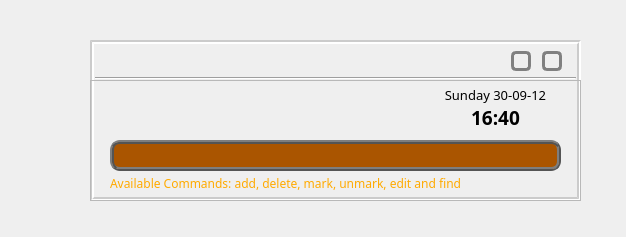
<?xml version="1.0" encoding="UTF-8"?>
<ui version="4.0">
 <class>MainWindow</class>
 <widget class="QMainWindow" name="MainWindow">
  <property name="windowModality">
   <enum>Qt::NonModal</enum>
  </property>
  <property name="enabled">
   <bool>true</bool>
  </property>
  <property name="geometry">
   <rect>
    <x>0</x>
    <y>0</y>
    <width>626</width>
    <height>237</height>
   </rect>
  </property>
  <property name="cursor">
   <cursorShape>ArrowCursor</cursorShape>
  </property>
  <property name="contextMenuPolicy">
   <enum>Qt::DefaultContextMenu</enum>
  </property>
  <property name="acceptDrops">
   <bool>false</bool>
  </property>
  <property name="windowTitle">
   <string>Test</string>
  </property>
  <property name="windowIcon">
   <iconset resource="Resource.qrc">
    <normaloff>:/bg/calendar.gif</normaloff>:/bg/calendar.gif</iconset>
  </property>
  <property name="windowOpacity">
   <double>1.000000000000000</double>
  </property>
  <property name="layoutDirection">
   <enum>Qt::LeftToRight</enum>
  </property>
  <property name="autoFillBackground">
   <bool>false</bool>
  </property>
  <property name="styleSheet">
   <string notr="true">#centralWidget
{
	
}</string>
  </property>
  <property name="documentMode">
   <bool>false</bool>
  </property>
  <property name="tabShape">
   <enum>QTabWidget::Rounded</enum>
  </property>
  <widget class="QWidget" name="centralWidget">
   <widget class="QFrame" name="frame">
    <property name="geometry">
     <rect>
      <x>90</x>
      <y>40</y>
      <width>491</width>
      <height>161</height>
     </rect>
    </property>
    <property name="styleSheet">
     <string notr="true">#frame
{
	background-image: url(:/bg/scenary.jpg);
	 border-style: groove;
     border-width: 4px;
     border-color:rgb(203, 203, 203); 

   
	
}</string>
    </property>
    <widget class="Line" name="line">
     <property name="geometry">
      <rect>
       <x>5</x>
       <y>30</y>
       <width>481</width>
       <height>16</height>
      </rect>
     </property>
     <property name="orientation">
      <enum>Qt::Horizontal</enum>
     </property>
    </widget>
    <widget class="QPushButton" name="pushButton">
     <property name="geometry">
      <rect>
       <x>452</x>
       <y>11</y>
       <width>20</width>
       <height>20</height>
      </rect>
     </property>
     <property name="styleSheet">
      <string notr="true">#pushButton
{
	border-style: solid;
	border-radius: 5px;
	border-width: 3px;
	border-color: gray;
}
#pushButton:hover 
{
	border-style: outset;
	border-radius: 5px;
	border-width:3px;
	border-color: gray;
}

#pushButton:pressed 
{
	border-style: inset;
	border-radius: 5px;
	border-width:3px;
	border-color: gray;
}</string>
     </property>
     <property name="text">
      <string/>
     </property>
     <property name="icon">
      <iconset resource="Resource.qrc">
       <normaloff>:/bg/exit.gif</normaloff>:/bg/exit.gif</iconset>
     </property>
     <property name="checkable">
      <bool>false</bool>
     </property>
     <property name="autoDefault">
      <bool>false</bool>
     </property>
     <property name="default">
      <bool>false</bool>
     </property>
     <property name="flat">
      <bool>false</bool>
     </property>
    </widget>
    <widget class="QLabel" name="label_3">
     <property name="geometry">
      <rect>
       <x>210</x>
       <y>10</y>
       <width>71</width>
       <height>21</height>
      </rect>
     </property>
     <property name="styleSheet">
      <string notr="true">#label_3
{
	background-image: url(:/bg/small.gif);
}</string>
     </property>
     <property name="text">
      <string/>
     </property>
    </widget>
    <widget class="QLabel" name="label_4">
     <property name="geometry">
      <rect>
       <x>-5</x>
       <y>-8</y>
       <width>491</width>
       <height>51</height>
      </rect>
     </property>
     <property name="styleSheet">
      <string notr="true">#label_4
{
	background-image: url(:/bg/2nd_testtitle.gif);
}</string>
     </property>
     <property name="text">
      <string/>
     </property>
    </widget>
    <widget class="QFrame" name="frame_2">
     <property name="geometry">
      <rect>
       <x>0</x>
       <y>40</y>
       <width>491</width>
       <height>121</height>
      </rect>
     </property>
     <property name="frameShape">
      <enum>QFrame::StyledPanel</enum>
     </property>
     <property name="frameShadow">
      <enum>QFrame::Raised</enum>
     </property>
     <widget class="QLineEdit" name="lineEdit">
      <property name="geometry">
       <rect>
        <x>20</x>
        <y>60</y>
        <width>451</width>
        <height>31</height>
       </rect>
      </property>
      <property name="font">
       <font>
        <family>Comic Sans MS</family>
        <pointsize>12</pointsize>
       </font>
      </property>
      <property name="toolTip">
       <string>Enter your commands here</string>
      </property>
      <property name="styleSheet">
       <string notr="true">#lineEdit 
{
	border-radius: 10px;
	border-style: ridge;
    border-width: 4px;
    border-color: rgb(84, 84, 84); 
	
	
	background-color: rgb(170, 85, 0);
}
</string>
      </property>
      <property name="text">
       <string/>
      </property>
     </widget>
     <widget class="QLabel" name="label">
      <property name="geometry">
       <rect>
        <x>20</x>
        <y>95</y>
        <width>451</width>
        <height>16</height>
       </rect>
      </property>
      <property name="font">
       <font>
        <family>MV Boli</family>
        <pointsize>9</pointsize>
       </font>
      </property>
      <property name="styleSheet">
       <string notr="true">#label_2
{

}</string>
      </property>
      <property name="text">
       <string>&lt;!DOCTYPE HTML PUBLIC &quot;-//W3C//DTD HTML 4.0//EN&quot; &quot;http://www.w3.org/TR/REC-html40/strict.dtd&quot;&gt;
&lt;html&gt;&lt;head&gt;&lt;meta name=&quot;qrichtext&quot; content=&quot;1&quot; /&gt;&lt;style type=&quot;text/css&quot;&gt;
p, li { white-space: pre-wrap; }
&lt;/style&gt;&lt;/head&gt;&lt;body style=&quot; font-family:'MV Boli'; font-size:9pt; font-weight:400; font-style:normal;&quot;&gt;
&lt;p style=&quot; margin-top:0px; margin-bottom:0px; margin-left:0px; margin-right:0px; -qt-block-indent:0; text-indent:0px;&quot;&gt;&lt;span style=&quot; color:#ffaa00;&quot;&gt;Available Commands: add, delete, mark, unmark, edit and find&lt;/span&gt;&lt;/p&gt;&lt;/body&gt;&lt;/html&gt;</string>
      </property>
      <property name="textInteractionFlags">
       <set>Qt::LinksAccessibleByMouse</set>
      </property>
     </widget>
     <widget class="QLabel" name="label_2">
      <property name="geometry">
       <rect>
        <x>330</x>
        <y>3</y>
        <width>151</width>
        <height>51</height>
       </rect>
      </property>
      <property name="font">
       <font>
        <family>AR JULIAN</family>
        <pointsize>16</pointsize>
        <weight>75</weight>
        <bold>true</bold>
       </font>
      </property>
      <property name="styleSheet">
       <string notr="true">#label_2
{
	;
}</string>
      </property>
      <property name="text">
       <string>&lt;!DOCTYPE HTML PUBLIC &quot;-//W3C//DTD HTML 4.0//EN&quot; &quot;http://www.w3.org/TR/REC-html40/strict.dtd&quot;&gt;
&lt;html&gt;&lt;head&gt;&lt;meta name=&quot;qrichtext&quot; content=&quot;1&quot; /&gt;&lt;style type=&quot;text/css&quot;&gt;
p, li { white-space: pre-wrap; }
&lt;/style&gt;&lt;/head&gt;&lt;body style=&quot; font-family:'AR JULIAN'; font-size:16pt; font-weight:600; font-style:normal;&quot;&gt;
&lt;p align=&quot;center&quot; style=&quot; margin-top:0px; margin-bottom:0px; margin-left:0px; margin-right:0px; -qt-block-indent:0; text-indent:0px;&quot;&gt;&lt;span style=&quot; font-family:'MV BOLI'; font-size:10pt; font-weight:400;&quot;&gt;Sunday 30-09-12&lt;/span&gt;&lt;/p&gt;
&lt;p align=&quot;center&quot; style=&quot; margin-top:0px; margin-bottom:0px; margin-left:0px; margin-right:0px; -qt-block-indent:0; text-indent:0px;&quot;&gt;&lt;span style=&quot; font-family:'MV BOLI'; font-size:14pt;&quot;&gt;16:40&lt;/span&gt;&lt;/p&gt;&lt;/body&gt;&lt;/html&gt;</string>
      </property>
     </widget>
    </widget>
    <widget class="QPushButton" name="pushButton_2">
     <property name="geometry">
      <rect>
       <x>421</x>
       <y>11</y>
       <width>20</width>
       <height>20</height>
      </rect>
     </property>
     <property name="styleSheet">
      <string notr="true">#pushButton_2
{
	border-style: solid;
	border-radius: 5px;
	border-width: 3px;
	border-color: gray;
}
#pushButton_2:hover 
{
	border-style: outset;
	border-radius: 5px;
	border-width:3px;
	border-color: gray;
}

#pushButton_2:pressed 
{
	border-style: inset;
	border-radius: 5px;
	border-width:3px;
	border-color: gray;
}</string>
     </property>
     <property name="text">
      <string/>
     </property>
     <property name="icon">
      <iconset resource="Resource.qrc">
       <normaloff>:/bg/enlarge.gif</normaloff>:/bg/enlarge.gif</iconset>
     </property>
    </widget>
    <zorder>label_4</zorder>
    <zorder>pushButton</zorder>
    <zorder>label_3</zorder>
    <zorder>line</zorder>
    <zorder>frame_2</zorder>
    <zorder>pushButton_2</zorder>
   </widget>
  </widget>
 </widget>
 <layoutdefault spacing="6" margin="11"/>
 <resources>
  <include location="Resource.qrc"/>
 </resources>
 <connections>
  <connection>
   <sender>pushButton</sender>
   <signal>clicked()</signal>
   <receiver>MainWindow</receiver>
   <slot>close()</slot>
   <hints>
    <hint type="sourcelabel">
     <x>541</x>
     <y>57</y>
    </hint>
    <hint type="destinationlabel">
     <x>622</x>
     <y>29</y>
    </hint>
   </hints>
  </connection>
 </connections>
</ui>
